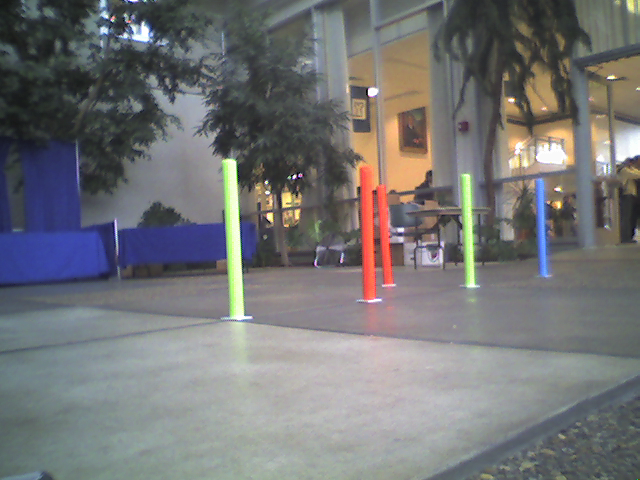
//> input picture Reference/TeamKnack/Vision/image competition images/Level0/gc0000.bmp, 640 x 480 px
$ ./KnackCompetitionMain '../../image competition images/Level0/gc0000.bmp'   (built with g++ and OpenCV 4)
//> lines starting //> are read from the running program, lines starting //| are printed output that depends on the picture; after the words box and inside, x2 and y2 are one past the last pixel; in counts of white or black regions, pixels touching at a corner belong together
### Reference/TeamKnack/Vision/RobotRacerVision/KnackCompetition/signature.h
#ifndef SIGNATURE_H
#define SIGNATURE_H

#define NUM_SIGS 36


typedef struct rangeentry
{
	unsigned short hmin;
	unsigned short hmax;
	unsigned short smin;
	unsigned short smax;
	unsigned short vmin;
	unsigned short vmax;
	unsigned short signature;

};


rangeentry orangetable[NUM_SIGS];
rangeentry greentable[NUM_SIGS];
rangeentry bluetable[NUM_SIGS];

unsigned short orangeranges[] =
{
146, 15, 59, 155, 30, 113,
158, 11, 87, 204, 54, 256,
172, 17, 115, 200, 58, 256,
172, 19, 118, 224, 187, 256,
172, 17, 115, 200, 58, 256,
163, 7, 100, 251, 82, 145,
146, 19, 126, 212, 93, 256,
174, 9, 82, 189, 85, 211,
167, 20, 120, 179, 78, 226,
173, 9, 93, 256, 121, 256,
175, 11, 108, 256, 126, 256,
140, 7, 74, 212, 178, 256,
175, 6, 143, 256, 150, 256,
175, 11, 108, 256, 126, 256,
131, 5, 57, 130, 48, 96,
146, 5, 45, 94, 45, 95,
148, 10, 52, 191, 183, 256,
153, 22, 84, 256, 152, 256,
172, 17, 115, 200, 58, 256,
172, 17, 115, 200, 58, 256,
159, 7, 93, 214, 148, 256,
162, 6, 89, 192, 76, 256,
0, 0, 95, 234, 148, 256,
126, 27, 81, 138, 23, 83,
172, 10, 95, 234, 148, 256,
174, 11, 95, 234, 148, 256,
172, 10, 95, 234, 148, 256,
172, 10, 95, 234, 148, 256,
174, 11, 95, 234, 148, 256,
174, 11, 95, 234, 148, 256,
174, 11, 95, 234, 148, 256,
0, 0, 0, 256, 0, 256,
174, 5, 93, 167, 91, 197,
0, 0, 95, 234, 148, 256,
170, 6, 90, 169, 83, 128,
149, 13, 73, 161, 44, 104
};
unsigned short greenranges[] =
{
41, 61, 42, 99, 80, 146,
30, 72, 70, 175, 75, 256,
0, 0, 0, 0, 0, 0,
0, 0, 0, 161, 187, 256,
36, 101, 0, 133, 193, 256,
54, 64, 60, 91, 61, 122,
0, 0, 0, 161, 187, 256,
39, 57, 83, 128, 111, 256,
38, 61, 68, 141, 84, 233,
0, 96, 0, 71, 248, 256,
0, 205, 0, 7, 249, 256,
40, 70, 0, 161, 187, 256,
0, 205, 0, 7, 249, 256,
0, 205, 0, 7, 249, 256,
49, 71, 42, 118, 63, 256,
38, 69, 42, 91, 47, 131,
0, 1, 0, 2, 251, 256,
30, 96, 25, 148, 242, 256,
135, 162, 6, 14, 246, 256,
43, 69, 64, 125, 127, 256,
30, 65, 46, 156, 126, 256,
37, 64, 48, 141, 119, 256,
30, 62, 50, 192, 135, 256,
37, 64, 46, 82, 45, 80,
30, 62, 50, 192, 135, 256,
30, 62, 50, 192, 135, 256,
30, 62, 50, 192, 135, 256,
30, 62, 50, 192, 135, 256,
30, 62, 50, 192, 135, 256,
0, 0, 70, 173, 153, 256,
0, 0, 70, 173, 153, 256,
28, 58, 70, 173, 153, 256,
39, 70, 64, 154, 107, 236,
39, 70, 64, 154, 107, 236,
37, 49, 54, 96, 81, 120,
38, 57, 45, 85, 59, 90
};
unsigned short blueranges[]=
{
108, 121, 90, 133, 69, 137,
83, 119, 92, 215, 94, 256,
77, 116, 89, 143, 240, 256,
23, 125, 74, 176, 212, 256,
0, 0, 0, 0, 0, 0,
0, 0, 90, 133, 69, 137,
0, 0, 74, 176, 212, 256,
82, 124, 55, 158, 216, 256,
0, 0, 70, 175, 75, 256,
0, 0, 36, 101, 45, 83,
82, 115, 7, 197, 255, 256,
75, 154, 101, 230, 135, 256,
0, 0, 55, 158, 216, 256,
0, 0, 7, 197, 255, 256,
0, 0, 90, 133, 69, 137,
0, 0, 90, 133, 69, 137,
87, 120, 134, 180, 149, 256,
0, 0, 36, 101, 45, 83,
0, 0, 0, 0, 0, 0,
0, 0, 0, 0, 0, 0,
81, 120, 72, 169, 135, 256,
0, 0, 70, 175, 75, 256,
105, 121, 70, 183, 132, 256,
102, 137, 36, 101, 45, 83,
0, 0, 60, 190, 160, 256,
102, 127, 60, 190, 160, 256,
0, 0, 60, 190, 160, 256,
0, 0, 60, 190, 160, 256,
0, 0, 0, 256, 0, 256,
0, 0, 0, 256, 0, 256,
0, 0, 0, 256, 0, 256,
0, 0, 0, 256, 0, 256,
100, 119, 92, 164, 86, 256,
100, 119, 92, 164, 86, 256,
0, 0, 92, 164, 86, 256,
114, 127, 40, 77, 57, 80
};
unsigned short signatures[] =
{
7316,
8350,
8591,
12920,
12988,
13890,
14914,
19038,
19293,
20482,
23635,
23777,
24907,
25209,
27316,
27981,
28576,
28717,
29043,
33411,
36039,
38297,
39696,
42649,
43309,
43776,
43856,
44073,
44185,
44274,
44308,
44745,
50745,
50812,
54786,
57823
};


void init_signatures()
{
	for(int i=0;i<NUM_SIGS; i++)
	{
		orangetable[i].hmin = *(orangeranges + i*6);
		orangetable[i].hmax = *(orangeranges + i*6 + 1);
		orangetable[i].smin = *(orangeranges + i*6 + 2);
		orangetable[i].smax = *(orangeranges + i*6 + 3);
		orangetable[i].vmin = *(orangeranges + i*6 + 4);
		orangetable[i].vmax = *(orangeranges + i*6 + 5);
		orangetable[i].signature = signatures[i];

		greentable[i].hmin = *(greenranges + i*6);
		greentable[i].hmax = *(greenranges + i*6 + 1);
		greentable[i].smin = *(greenranges + i*6 + 2);
		greentable[i].smax = *(greenranges + i*6 + 3);
		greentable[i].vmin = *(greenranges + i*6 + 4);
		greentable[i].vmax = *(greenranges + i*6 + 5);
		greentable[i].signature = signatures[i];

		bluetable[i].hmin = *(blueranges + i*6);
		bluetable[i].hmax = *(blueranges + i*6 + 1);
		bluetable[i].smin = *(blueranges + i*6 + 2);
		bluetable[i].smax = *(blueranges + i*6 + 3);
		bluetable[i].vmin = *(blueranges + i*6 + 4);
		bluetable[i].vmax = *(blueranges + i*6 + 5);
		bluetable[i].signature = signatures[i];
	}
}
int findSigIndex(int inputsig)
{
	unsigned short input = inputsig%(64*1024-1);

	for(int i=0; i< NUM_SIGS; i++)
	{
		if(input == signatures[i])
			return i;
	}
	return -1; //didn't find a match.

}

#endif

### Reference/TeamKnack/Vision/RobotRacerVision/KnackCompetition/KnackCompetitionMain.cpp
#include <string>
#include <iostream>
#include <fstream>

#include "bitmap.h"
#include "signature.h"
#include "cv.h"
#include "highgui.h"

#define SHOWIMAGES 1


IplImage* src = 0;
IplImage* image = 0;
IplImage* dest = 0;
IplImage* dest1 = 0;
IplImage* dest2 = 0;

IplImage* orangeresult, *orangeresult2, *blueresult, *greenresult;

CvSize sz;
CvScalar rangemin = cvScalar(0,0,0);
CvScalar rangemax = cvScalar(256,256,256);

int hmin,  hmax, smin, smax, vmin, vmax;
int ohmin, ohmax, osmin, osmax, ovmin, ovmax, ghmin, ghmax, gsmin, gsmax, gvmin, gvmax, bhmin, bhmax, bsmin, bsmax, bvmin, bvmax;
int orangecount[640]; int greencount[640]; int bluecount[640]; //used to count nonzero column pixels
int vertocount[480]; int vertgcount[480]; int vertbcount[480];


// [13 lines left out: function setInRangeS, not called in this run]
void setInRangeS(IplImage * src, IplImage *dest_1, IplImage * dest_2){
	if (rangemin.val[0] <= rangemax.val[0]){
		cvInRangeS(image, rangemin, rangemax, dest_1);			//find pixels in range
	} else {
		CvScalar Min1 = CvScalar(rangemin); Min1.val[0] = 0;				//from 0
		CvScalar Max1 = CvScalar(rangemax); Max1.val[0] = rangemax.val[0];	//to rangemax.val[0]
		CvScalar Min2 = CvScalar(rangemin); Min2.val[0] = rangemin.val[0];	//from rangemin.val[0]
		CvScalar Max2 = CvScalar(rangemax); Max2.val[0] = 255;				//to 255
		cvInRangeS(src, Min1, Max1, dest_1);			//find pixels in range
		cvInRangeS(src, Min2, Max2, dest_2);			//find pixels in range
		cvOr(dest_1,dest_2,dest_1);
	}
}

float count(int * countarray, int max)
{
	int ct = 0;
	for(int i=0;i<max; i++)
	{
		if(countarray[i] != 0)
			ct++;
	}

	return (float)ct / (float)max;
}
void filter(int * countarray, int max, float percent, int width)
{
	int sub = (int)(float(max) * percent /2);
	for(int i=0; i< width; i++)
	{
		countarray[i] -= sub;
		if(countarray[i] <0)
			countarray[i] = 0;
	}
}
void countrowbits(IplImage * image, int * countarray, int height, int left, int right)
{
	unsigned char pixel;

	for(int i=0; i<height;i++)
		{
			countarray[i] = 0;
		}
	for(int row=0; row<height; row++)
	{
		for(int col=left; col<right; col++)
		{
			pixel = ((uchar*)(image->imageData + image->widthStep*row))[col];
			if(pixel != 0)
				countarray[row]++;

		}
	}

}
void countcolumnbits(IplImage *image, int * countarray, int width, int height)
{
	unsigned char pixel;


	for(int i=0; i<width;i++)
	{
		countarray[i] = 0;
	}
	for(int row=0; row < height; row++)
		{
		for(int col=0; col<width;col++)
			{

			//I(x,y) ~ ((uchar*)(img->imageData + img->widthStep*y))[x]
			pixel = ((uchar*)(image->imageData + image->widthStep*row))[col];
			if(pixel != 0)
				countarray[col]++;
		}
	}
}
int findmax(int * countarray, int width)
{
	int max = -1;
	int index = -1;
	for(int i=0; i< width; i++)
	{
		if(countarray[i] !=0 && countarray[i] > max)
		{
			max = countarray[i];
			index = i;
		}
	}
	return index;
}
int findcenter(int * countarray, int index, int &right, int &left, int width)
{
	left = index;
	right = index;


	while(countarray[left--] >0)
	{
		if(left == 0)
			break;
	}
	while(countarray[right++] > 0)
	{
		if(right == width)
			break;

	}
	return (right+left)/2;


}


int main( int argc, char** argv )
{
		init_signatures();

		unsigned int signature =0;


		if(argc !=2)
		{
			cout << "invalid parameter.  Specify a single image filename." << endl;
			return -1;
		}


					src = cvLoadImage(argv[1], 1);
//> src is the input picture: 480 rows x 640 cols, CV_8UC3; mean B, G, R 117.9, 116.9, 116.5
					if(!src)
					{
						cout <<"File does not exist. " << endl;
						return -1;		//if the image doesn't exist, skips it.
					}

						sz.height = src->height;
						sz.width = src->width;

				image = cvCreateImage(sz, IPL_DEPTH_8U,3);						//create image to store HSV, convert to HSV
						cvCvtColor(src, image, CV_BGR2HSV);
//> image: 480 rows x 640 cols, CV_8UC3; mean H, S, V 82.1, 38.1, 127.7

						orangeresult = cvCreateImage(sz, IPL_DEPTH_8U,1);
						orangeresult2 = cvCreateImage(sz, IPL_DEPTH_8U,1);
						greenresult = cvCreateImage(sz, IPL_DEPTH_8U,1);
						blueresult = cvCreateImage(sz, IPL_DEPTH_8U,1);

						for(int k =0; k < sz.width; k++)
						{
							signature += (unsigned char)*(src->imageData + k*13);
						}
//> this loop made 640 passes
//> signature on passes 1 to 3: 25, 50, 72
//> after the loop, signature = 51695

				int whichsig = findSigIndex(signature);
//> whichsig = -1
				if(whichsig !=-1)
				{
						//we found the signature, we already have the proper range for this image.  Let's use the ranges to find the pylons.


					//read the proper ranges for all three colors.
					ohmin = orangetable[whichsig].hmin;
					ohmax = orangetable[whichsig].hmax;
					osmin = orangetable[whichsig].smin;
					osmax = orangetable[whichsig].smax;
					ovmin = orangetable[whichsig].vmin;
					ovmax = orangetable[whichsig].vmax;

					ghmin = greentable[whichsig].hmin;
					ghmax = greentable[whichsig].hmax;
					gsmin = greentable[whichsig].smin;
					gsmax = greentable[whichsig].smax;
					gvmin = greentable[whichsig].vmin;
					gvmax = greentable[whichsig].vmax;

					bhmin = bluetable[whichsig].hmin;
					bhmax = bluetable[whichsig].hmax;
					bsmin = bluetable[whichsig].smin;
					bsmax = bluetable[whichsig].smax;
					bvmin = bluetable[whichsig].vmin;
					bvmax = bluetable[whichsig].vmax;

					rangemin.val[0] = (double)ohmin;
					rangemin.val[1] = (double)osmin;
					rangemin.val[2] = (double)ovmin;
					rangemax.val[0] = (double)ohmax;
					rangemax.val[1] = (double)osmax;
					rangemax.val[2] = (double)ovmax;
					setInRangeS(image,orangeresult,orangeresult2); //now orange1 holds the orange image.

					rangemin.val[0] = (double)ghmin;
					rangemin.val[1] = (double)gsmin;
					rangemin.val[2] = (double)gvmin;
					rangemax.val[0] = (double)ghmax;
					rangemax.val[1] = (double)gsmax;
					rangemax.val[2] = (double)gvmax;
					setInRangeS(image, greenresult, orangeresult2);

					rangemin.val[0] = (double)bhmin;
					rangemin.val[1] = (double)bsmin;
					rangemin.val[2] = (double)bvmin;
					rangemax.val[0] = (double)bhmax;
					rangemax.val[1] = (double)bsmax;
					rangemax.val[2] = (double)bvmax;
					setInRangeS(image, blueresult, orangeresult2);

				}// if we found the signature
				else
				{ //orange: 140	7	74	212	178	256


					rangemin.val[0] =  140;
					rangemin.val[1] =  74;
					rangemin.val[2] =  178;
					rangemax.val[0] =  7;
					rangemax.val[1] =  212;
					rangemax.val[2] =  256;
					setInRangeS(image,orangeresult,orangeresult2); //now orange1 holds the orange image.
//> in setInRangeS, `cvInRangeS(src, Min1, Max1, dest_1);`:
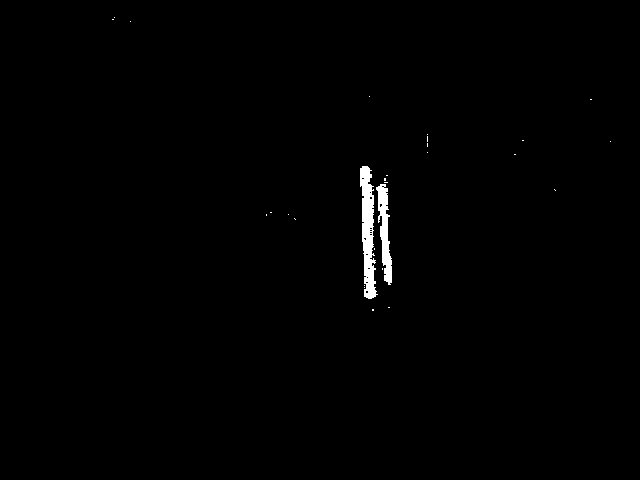
//> dest_1: 480 rows x 640 cols, CV_8UC1; 0.73% white; 28 white regions (26 under 20 px), largest, box (x1, y1, x2, y2) and area: (360, 166, 378, 299) 1373, (376, 184, 392, 285) 808
//> in setInRangeS, `cvInRangeS(src, Min2, Max2, dest_2);`:
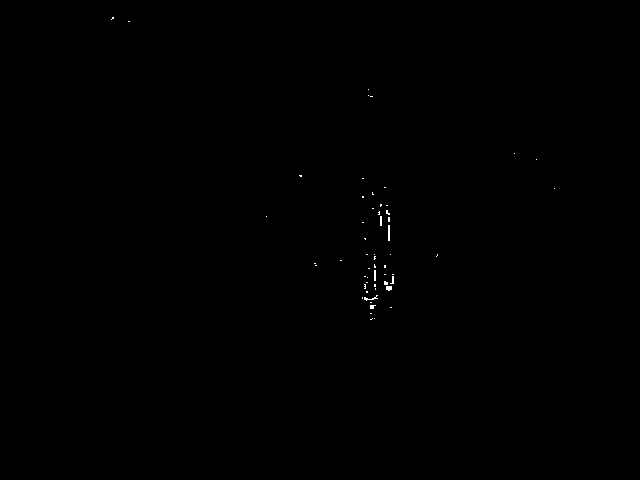
//> dest_2: 480 rows x 640 cols, CV_8UC1; 0.11% white in thin lines or dots, all inside (x1, y1, x2, y2) = (111, 17, 555, 320)
//> in setInRangeS, `cvOr(dest_1,dest_2,dest_1);`:
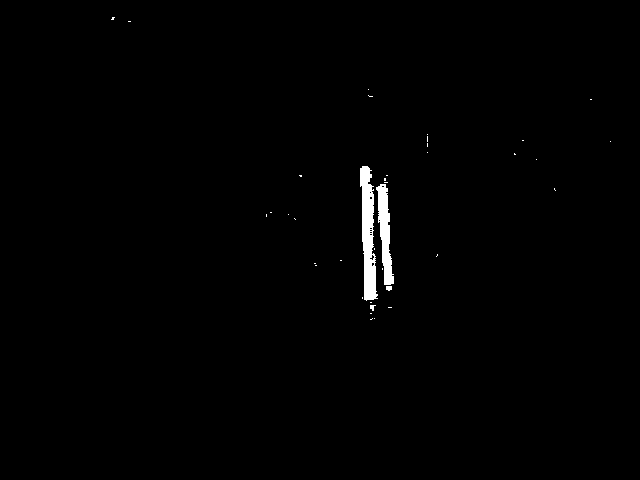
//> dest_1: 480 rows x 640 cols, CV_8UC1; 0.83% white; 38 white regions (34 under 20 px), largest, box (x1, y1, x2, y2) and area: (360, 166, 378, 301) 1484, (376, 184, 394, 285) 940, (386, 286, 392, 291) 26, (370, 305, 376, 311) 22

					//green: 30	65	46	156	126	256
					rangemin.val[0] =  30;
					rangemin.val[1] =  46;
					rangemin.val[2] =  126;
					rangemax.val[0] =  65;
					rangemax.val[1] =  156;
					rangemax.val[2] =  256;
					setInRangeS(image, greenresult, orangeresult2);
//> in setInRangeS (call 2), `cvInRangeS(image, rangemin, rangemax, dest_1);`:
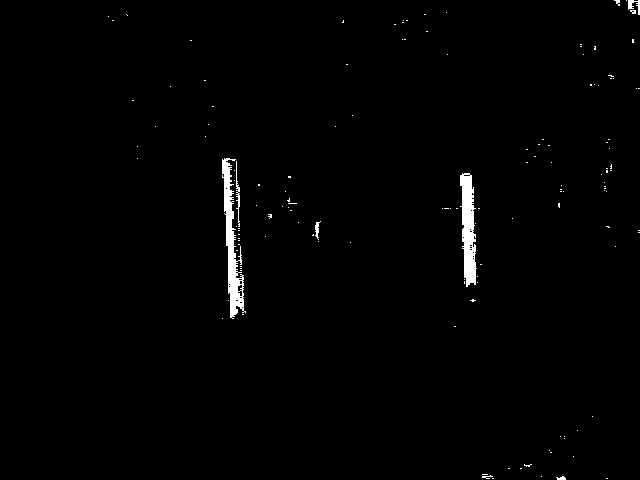
//> dest_1: 480 rows x 640 cols, CV_8UC1; 1.1% white; 139 white regions (131 under 20 px), largest, box (x1, y1, x2, y2) and area: (222, 158, 246, 319) 1456, (460, 173, 477, 287) 1277, (236, 161, 240, 227) 106

					//blue   75	154	101	230	135	256


					rangemin.val[0] =  75;
					rangemin.val[1] =  101;
					rangemin.val[2] =  135;
					rangemax.val[0] =  154;
					rangemax.val[1] =  230;
					rangemax.val[2] =  256;
					setInRangeS(image, blueresult, orangeresult2);
//> in setInRangeS (call 3), `cvInRangeS(image, rangemin, rangemax, dest_1);`:
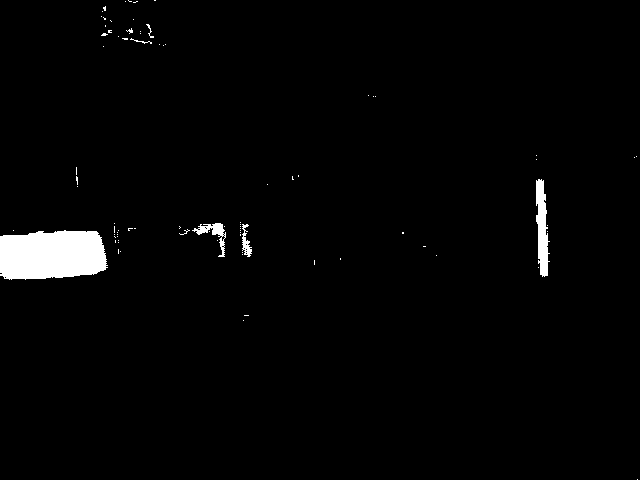
//> dest_1: 480 rows x 640 cols, CV_8UC1; 2% white; 82 white regions (76 under 20 px), largest, box (x1, y1, x2, y2) and area: (0, 230, 108, 280) 4635, (536, 179, 550, 277) 872, (192, 223, 226, 257) 327, (242, 224, 252, 257) 160, (130, 38, 152, 44) 30, (146, 24, 154, 38) 29

				}

					countcolumnbits(orangeresult, orangecount, image->width, image->height);
//> after the loop in countcolumnbits, `for(int row=0; row < height; row++)`: pixel = 0
//> orangecount = 640 values, max 135 at index 366, min 0 at index 0, mean 4.01
					countcolumnbits(greenresult, greencount, image->width, image->height);
//> the loop in countcolumnbits (call 2), `for(int row=0; row < height; row++)` made 480 passes
//> pixel on passes 1 to 3: 255, 255, 255
//> greencount = 640 values, max 136 at index 230, min 0 at index 0, mean 5.25
					countcolumnbits(blueresult, bluecount, image->width, image->height);
//> bluecount = 640 values, max 96 at index 541, min 0 at index 112, mean 9.81

					int orangeindex = findmax(orangecount, image->width); //find the column with the most pixels in it.  returns -1 if all black.
//> the loop in findmax, `for(int i=0; i< width; i++)` made 640 passes
//> max on passes 112, 113, 361, 363, 364, 365, 367: 1, 3, 19, 78, 86, 134, 135
//> after the loop in findmax, `for(int i=0; i< width; i++)`: max = 135; index = 366
//> orangeindex = 366
					int greenindex = findmax(greencount, image->width);
//> the loop in findmax (call 2), `for(int i=0; i< width; i++)` made 640 passes
//> max on passes 109, 138, 223, 225, 227, 228, 229, 231: 1, 2, 19, 55, 86, 87, 133, 136
//> greenindex = 230
					int blueindex = findmax(bluecount, image->width);
//> blueindex = 541

					float nonzorange = count(orangecount, image->width);
//> after the loop in count, `for(int i=0;i<max; i++)`: ct = 68
//> nonzorange = 0.106
					float nonzgreen = count(greencount, image->width);
//> nonzgreen = 0.327
					float nonzblue = count(bluecount, image->width);
//> nonzblue = 0.378


					int orangemax = orangecount[orangeindex];
//> orangemax = 135
					int greenmax = greencount[greenindex];
//> greenmax = 136
					int bluemax = bluecount[blueindex];
//> bluemax = 96

					//filter out pixels based on how many columns are nonzero, and the maximum value.
					filter(orangecount, orangemax, nonzorange, image->width);
//> in filter, `int sub = (int)(float(max) * percent /2);`: sub = 7
//> orangecount = 640 values, max 128 at index 366, min 0 at index 0, mean 3.55
					filter(greencount, greenmax, nonzgreen,  image->width);
//> greencount = 640 values, max 114 at index 230, min 0 at index 0, mean 3.24
					filter(bluecount, bluemax, nonzblue,  image->width);
//> bluecount = 640 values, max 78 at index 541, min 0 at index 106, mean 5.45

					int orangeright, orangeleft, greenright, greenleft, blueright, blueleft;
					int orangecenter = findcenter(orangecount, orangeindex, orangeright, orangeleft, image->width);
//> in findcenter, `left = index;`: left = 366
//> the loop in findcenter, `while(countarray[left--] >0)` made 7 passes
//> the loop in findcenter, `while(countarray[right++] > 0)` made 11 passes
//> orangeright = 378; orangeleft = 358; orangecenter = 368
					int greencenter = findcenter(greencount, greenindex, greenright, greenleft, image->width);
//> the loop in findcenter (call 2), `while(countarray[left--] >0)` made 7 passes
//> the loop in findcenter (call 2), `while(countarray[right++] > 0)` made 14 passes
//> greenright = 245; greenleft = 222; greencenter = 233
					int bluecenter = findcenter(bluecount, blueindex, blueright, blueleft, image->width);
//> blueright = 549; blueleft = 534; bluecenter = 541

					countrowbits(orangeresult, vertocount, image->height, orangeleft, orangeright);
//> after the loop in countrowbits, `for(int row=0; row<height; row++)`: pixel = 0
//> vertocount = 480 values, max 15 at index 298, min 0 at index 0, mean 3.19
					countrowbits(greenresult, vertgcount, image->height, greenleft, greenright);
//> vertgcount = 480 values, max 16 at index 278, min 0 at index 0, mean 3.31
					countrowbits(blueresult, vertbcount, image->height, blueleft, blueright);
//> vertbcount = 480 values, max 11 at index 241, min 0 at index 0, mean 1.82

					int vertoindex = findmax(vertocount, image->height);
//> vertoindex = 298
					int vertgindex = findmax(vertgcount, image->height);
//> vertgindex = 278
					int vertbindex = findmax(vertbcount, image->height);
//> vertbindex = 241

					float vertnzorange = count(vertocount, image->height);
//> vertnzorange = 0.308
					float vertnzgreen = count(vertgcount, image->height);
//> vertnzgreen = 0.335
					float vertnzblue = count(vertbcount, image->height);
//> vertnzblue = 0.208

					//filter(vertocount, vertocount[vertoindex], vertnzorange, image->width); //**don't filter in the vertical direction
					//filter(vertgcount, vertgcount[vertgindex], vertnzgreen,  image->width);
					//filter(vertbcount, vertbcount[vertbindex], vertnzblue,  image->width);

					int orangetop, orangebottom, greentop, greenbottom, bluetop, bluebottom; //blue bottom.  funny.
					int orangemiddle = findcenter(vertocount, vertoindex, orangetop, orangebottom, image->height);
//> orangetop = 302; orangebottom = 164; orangemiddle = 233
					int greenmiddle =  findcenter(vertgcount, vertgindex, greentop,  greenbottom,  image->height);
//> greentop = 320; greenbottom = 156; greenmiddle = 238
					int bluemiddle =   findcenter(vertbcount, vertbindex, bluetop,   bluebottom,   image->height);
//> bluetop = 278; bluebottom = 177; bluemiddle = 227

					if (orangeindex != -1) //there is an orange pylon.
					{

						cout<< "orange\t" << "(" << orangecenter << ", " << orangebottom << ")\t" << orangetop-orangebottom << "\t" << orangeright - orangeleft << "\t" << "??" << endl;
//| orange	(368, 164)	138	20	??
					}
					if(greenindex != -1)//there is a green pylon
					{
						cout<< "green\t" << "(" << greencenter << ", " << greenbottom << ")\t" << greentop-greenbottom << "\t" << greenright - greenleft << "\t" << "??" << endl;
//| green	(233, 156)	164	23	??
					}
					if(blueindex != -1)//there is a blue pylon
					{
						cout<< "blue\t" << "(" << bluecenter << ", " << bluebottom << ")\t" << bluetop-bluebottom << "\t" << blueright - blueleft << "\t" << "??" << endl;
//| blue	(541, 177)	101	15	??
					}


    return 0;
}
